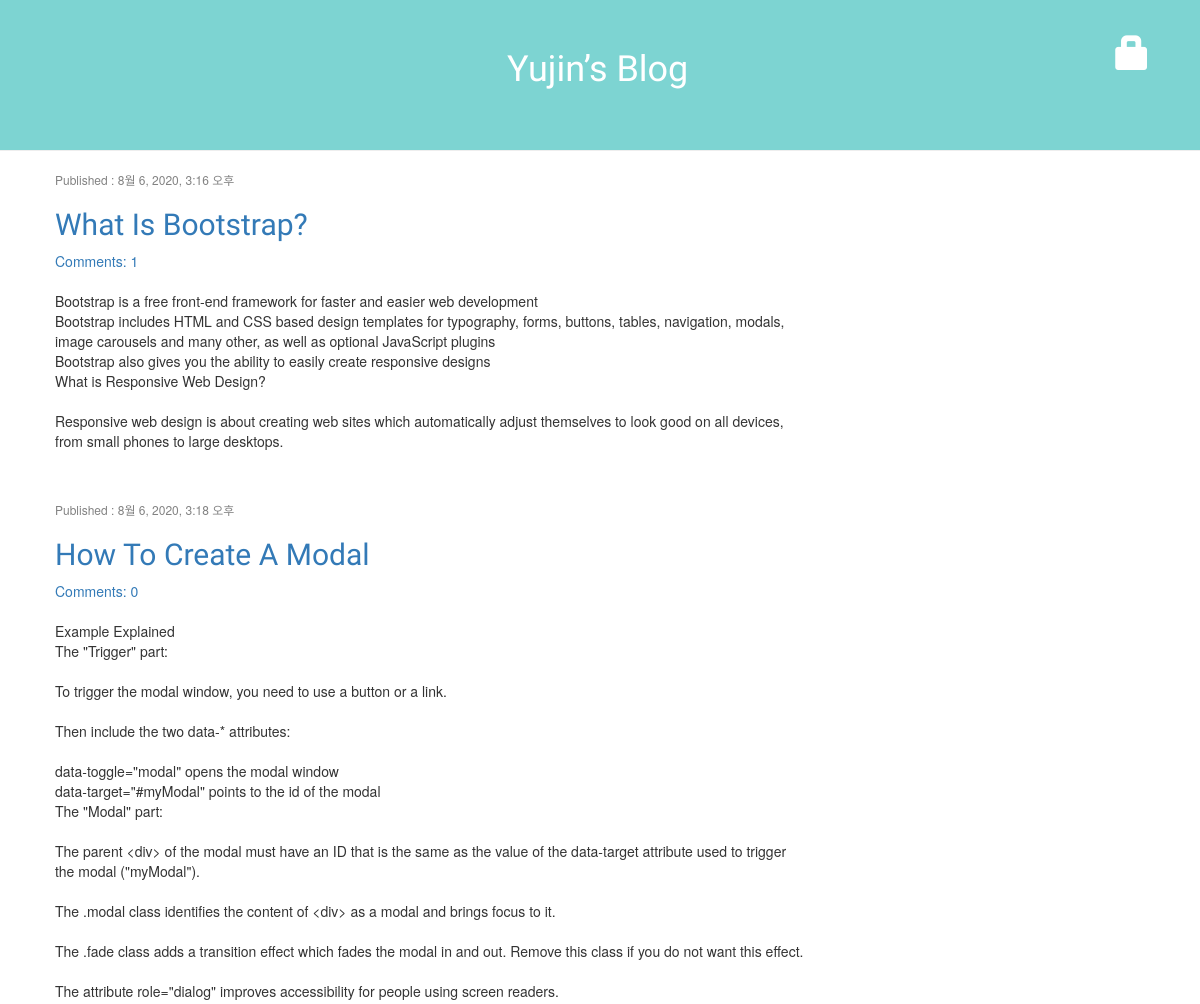
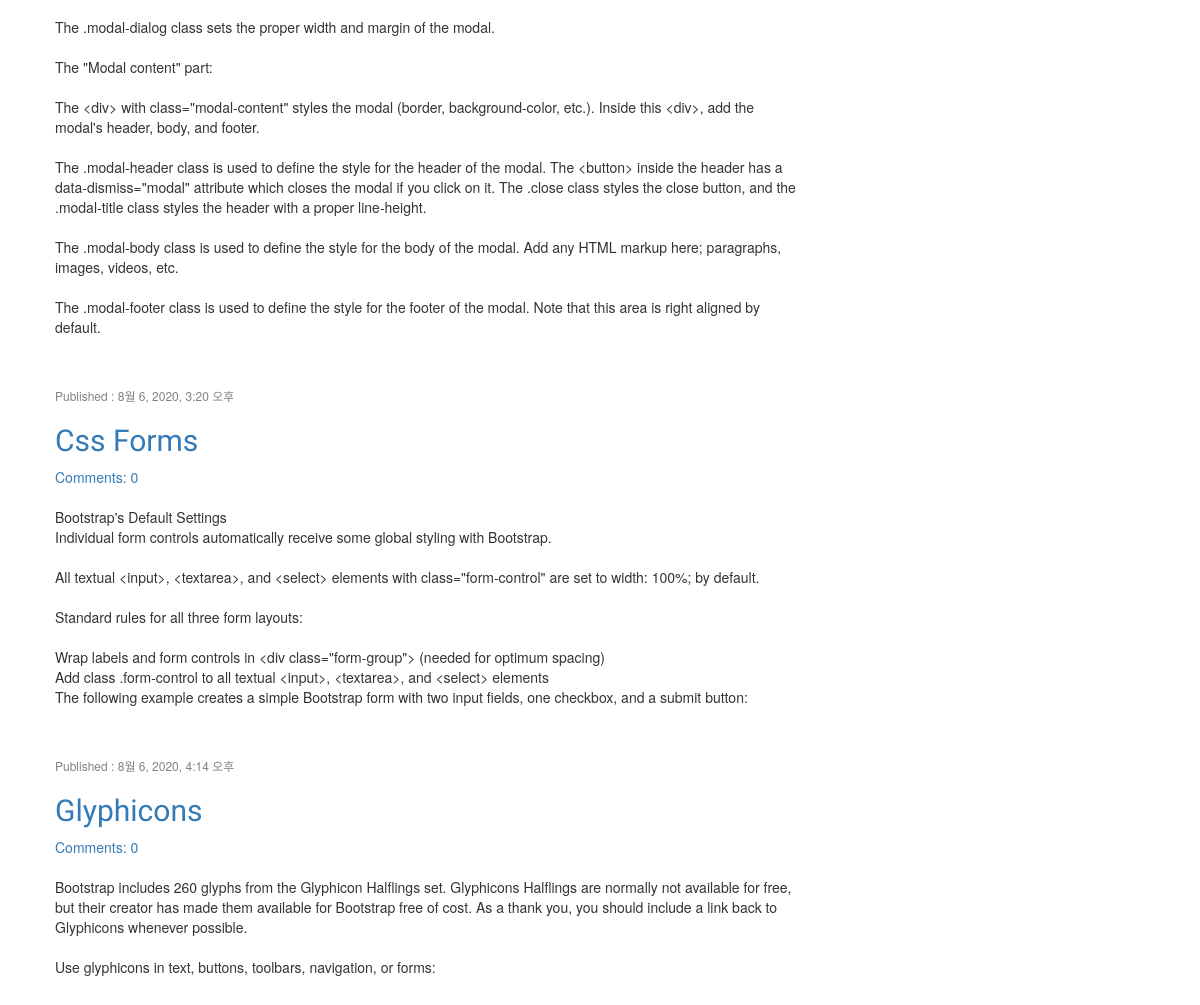
The page / on the database its author committed (2 pictures, top to bottom).
### blog/models.py (models this page shows, shortened)
class Post(models.Model):
    author = models.ForeignKey('auth.User',on_delete=models.CASCADE) # 글쓴이
    title = models.CharField(max_length=200, validators=[min_length_3_validator]) #제목
    text = models.TextField() # 내용
    created_date = models.DateTimeField(default=timezone.now) # 작성일
    published_date = models.DateTimeField(blank=True, null=True) # 게시일
    def approved_comments(self):
        return self.comments.filter(approved_comment = True)

### blog/views.py (the view)
# urls.py: path('', views.post_list, name='post_list'),
def post_list(request):
    name = 'Django'
    posts = Post.objects.filter(published_date__lte=timezone.now()).order_by('published_date')
    return render(request, 'blog/post_list.html', {'posts' : posts})

### blog/templates/blog/post_list.html
{% extends 'blog/base.html' %}
{% block content %}
    {% for post in posts %}
      <div class="post">
          <div class="pub-date">
                <p>Published : {{ post.published_date }} </p>
          </div>
        <h2><a href="{% url 'post_detail' pk=post.pk %}">{{post.title|title}}</a></h2>
          <a href="{% url 'post_detail' pk=post.pk %}">Comments: {{ post.approved_comments.count }} </a>
        <p><br>{{post.text |linebreaksbr}}</p>
      </div>
    {% endfor %}
{% endblock %}

### blog/templates/blog/base.html (shortened to what this page needs)
<!DOCTYPE html>
{% load static %}
<html>
 <head>
    <link rel="stylesheet" href="https://stackpath.bootstrapcdn.com/bootstrap/3.4.1/css/bootstrap.min.css">
    <link rel="stylesheet" href="https://stackpath.bootstrapcdn.com/bootstrap/3.4.1/css/bootstrap-theme.min.css">
  <link rel="stylesheet" href="{% static 'css/blog.css' %}">
 </head>
 <body>
     <div class="page-header" style="margin-top: 0">
         {% if user.is_authenticated %}
             <a href="{% url 'post_new' %}" class="plus">
                 <span class="glyphicon glyphicon-plus"></span>
             </a>
            <p class="plus" style="font-size : 20px"> Welcome!, {{ user.username }}
                <small>(<a href="{% url 'logout' %}?next={{ request.path }}">Logout</a>)</small></p>
         {% else %}
            <a href="{% url 'login' %}" class="plus">
                 <span class="glyphicon glyphicon-lock"></span>
            </a>
         {% endif %}
       <h1 class="text-center"><a href="/">Yujin’s Blog</a></h1>
     </div>
     <div class="content container">
         <div class="row">
             <div class="col-md-8">
                {% block content %}
                 {% endblock %}
            </div>
         </div>
     </div>
 </body>
</html>

### blog/static/css/blog.css (style rules this page uses)
.plus, .plus:hover, .plus:visited { text-decoration: none; color: #ffffff; font-size: 26pt; margin-right: 20px; float: right; }
.page-header { background-color: #7dd4d2; font-size: 36pt; padding-top: 30px; padding-right: 30px; padding-bottom: 50px; padding-left: 80px; margin-top: 0; }
.page-header h1, .page-header h1 a, .page-header h1 a:visited, .page-header h1 a:active { color: #ffffff; text-decoration: none; }
h1,h2,h3,h4 { font-family: 'Lobster', cursive; }
.content { margin-left : 40px; }
.post { margin-bottom : 50px; }
.pub-date { color: #828282; font-size: 12px; }

### rows shown on the page
Post: published_date "8월 6, 2020, 3:16 오후", title "What Is Bootstrap?", approved_comments.count "1", text "Bootstrap is a free front-end framework for faster and easier web development Bootstrap includes HTML and CSS based design templates for typography, forms, buttons, tables, navigation, modals, image carousels and many other, as well as optional JavaScript plugins Bootstrap also gives you the ability to easily create responsive designs What is Responsive Web Design? Responsive web design is about creating web sites which automatically adjust themselves to look good on all devices, from small phones to large desktops."
Post: published_date "8월 6, 2020, 3:18 오후", title "How To Create A Modal", approved_comments.count "0", text "Example Explained The \"Trigger\" part: To trigger the modal window, you need to use a button or a link. Then include the two data-* attributes: data-toggle=\"modal\" opens the modal window data-target=\"#myModal\" points to the id of the modal The \"Modal\" part: The parent <div> of the modal must have an ID that is the same as the value of the data-target attribute used to trigger the modal (\"myModal\"). The .modal class identifies the content of <div> as a modal and brings focus to it. The .fade class adds a transition effect which fades the modal in and out. Remove this class if you do not want this effect. The attribute role=\"dialog\" improves accessibility for people using screen readers. The…"
Post: published_date "8월 6, 2020, 3:20 오후", title "Css Forms", approved_comments.count "0", text "Bootstrap's Default Settings Individual form controls automatically receive some global styling with Bootstrap. All textual <input>, <textarea>, and <select> elements with class=\"form-control\" are set to width: 100%; by default. Standard rules for all three form layouts: Wrap labels and form controls in <div class=\"form-group\"> (needed for optimum spacing) Add class .form-control to all textual <input>, <textarea>, and <select> elements The following example creates a simple Bootstrap form with two input fields, one checkbox, and a submit button:"
Post: published_date "8월 6, 2020, 4:14 오후", title "Glyphicons", approved_comments.count "0", text "Bootstrap includes 260 glyphs from the Glyphicon Halflings set. Glyphicons Halflings are normally not available for free, but their creator has made them available for Bootstrap free of cost. As a thank you, you should include a link back to Glyphicons whenever possible. Use glyphicons in text, buttons, toolbars, navigation, or forms:"
